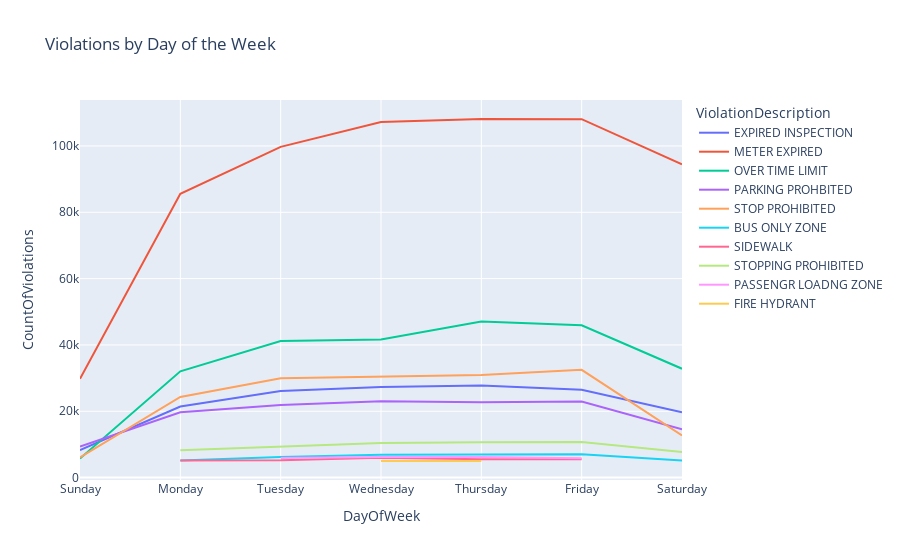

Here is the notebook cell this chart was saved with:
### Code cell
fig = px.line(run_query(FinesByDayOfWeek), x="DayOfWeek", y="CountOfViolations", color="ViolationDescription", title="Violations by Day of the Week")
fig.show()

### Figure 1 — Plotly figure (JSON) as saved in the notebook; plotly's stock layout.template omitted (floating-point values rounded to 4 significant figures)
{"data": [{"hovertemplate": "ViolationDescription=EXPIRED INSPECTION<br>DayOfWeek=%{x}<br>CountOfViolations=%{y}<extra></extra>", "legendgroup": "EXPIRED INSPECTION", "line": {"color": "#636efa", "dash": "solid"}, "marker": {"symbol": "circle"}, "mode": "lines", "name": "EXPIRED INSPECTION", "orientation": "v", "showlegend": true, "type": "scatter", "x": ["Sunday", "Monday", "Tuesday", "Wednesday", "Thursday", "Friday", "Saturday"], "xaxis": "x", "y": [8276, 21436, 26126, 27286, 27783, 26494, 19724], "yaxis": "y"}, {"hovertemplate": "ViolationDescription=METER EXPIRED<br>DayOfWeek=%{x}<br>CountOfViolations=%{y}<extra></extra>", "legendgroup": "METER EXPIRED", "line": {"color": "#EF553B", "dash": "solid"}, "marker": {"symbol": "circle"}, "mode": "lines", "name": "METER EXPIRED", "orientation": "v", "showlegend": true, "type": "scatter", "x": ["Sunday", "Monday", "Tuesday", "Wednesday", "Thursday", "Friday", "Saturday"], "xaxis": "x", "y": [29779, 85595, 99734, 107238, 108125, 108074, 94453], "yaxis": "y"}, {"hovertemplate": "ViolationDescription=OVER TIME LIMIT<br>DayOfWeek=%{x}<br>CountOfViolations=%{y}<extra></extra>", "legendgroup": "OVER TIME LIMIT", "line": {"color": "#00cc96", "dash": "solid"}, "marker": {"symbol": "circle"}, "mode": "lines", "name": "OVER TIME LIMIT", "orientation": "v", "showlegend": true, "type": "scatter", "x": ["Sunday", "Monday", "Tuesday", "Wednesday", "Thursday", "Friday", "Saturday"], "xaxis": "x", "y": [5758, 32049, 41176, 41667, 47049, 45941, 32833], "yaxis": "y"}, {"hovertemplate": "ViolationDescription=PARKING PROHBITED<br>DayOfWeek=%{x}<br>CountOfViolations=%{y}<extra></extra>", "legendgroup": "PARKING PROHBITED", "line": {"color": "#ab63fa", "dash": "solid"}, "marker": {"symbol": "circle"}, "mode": "lines", "name": "PARKING PROHBITED", "orientation": "v", "showlegend": true, "type": "scatter", "x": ["Sunday", "Monday", "Tuesday", "Wednesday", "Thursday", "Friday", "Saturday"], "xaxis": "x", "y": [9363, 19673, 21860, 23029, 22708, 22930, 14578], "yaxis": "y"}, {"hovertemplate": "ViolationDescription=STOP PROHIBITED<br>DayOfWeek=%{x}<br>CountOfViolations=%{y}<extra></extra>", "legendgroup": "STOP PROHIBITED", "line": {"color": "#FFA15A", "dash": "solid"}, "marker": {"symbol": "circle"}, "mode": "lines", "name": "STOP PROHIBITED", "orientation": "v", "showlegend": true, "type": "scatter", "x": ["Sunday", "Monday", "Tuesday", "Wednesday", "Thursday", "Friday", "Saturday"], "xaxis": "x", "y": [6057, 24301, 29976, 30427, 30942, 32490, 12710], "yaxis": "y"}, {"hovertemplate": "ViolationDescription=BUS ONLY ZONE<br>DayOfWeek=%{x}<br>CountOfViolations=%{y}<extra></extra>", "legendgroup": "BUS ONLY ZONE", "line": {"color": "#19d3f3", "dash": "solid"}, "marker": {"symbol": "circle"}, "mode": "lines", "name": "BUS ONLY ZONE", "orientation": "v", "showlegend": true, "type": "scatter", "x": ["Monday", "Tuesday", "Wednesday", "Thursday", "Friday", "Saturday"], "xaxis": "x", "y": [5190, 6189, 6877, 7049, 7050, 5135], "yaxis": "y"}, {"hovertemplate": "ViolationDescription=SIDEWALK<br>DayOfWeek=%{x}<br>CountOfViolations=%{y}<extra></extra>", "legendgroup": "SIDEWALK", "line": {"color": "#FF6692", "dash": "solid"}, "marker": {"symbol": "circle"}, "mode": "lines", "name": "SIDEWALK", "orientation": "v", "showlegend": true, "type": "scatter", "x": ["Monday", "Tuesday", "Wednesday", "Thursday", "Friday"], "xaxis": "x", "y": [5167, 5196, 5968, 5521, 5540], "yaxis": "y"}, {"hovertemplate": "ViolationDescription=STOPPING PROHIBITED<br>DayOfWeek=%{x}<br>CountOfViolations=%{y}<extra></extra>", "legendgroup": "STOPPING PROHIBITED", "line": {"color": "#B6E880", "dash": "solid"}, "marker": {"symbol": "circle"}, "mode": "lines", "name": "STOPPING PROHIBITED", "orientation": "v", "showlegend": true, "type": "scatter", "x": ["Monday", "Tuesday", "Wednesday", "Thursday", "Friday", "Saturday"], "xaxis": "x", "y": [8254, 9291, 10429, 10631, 10705, 7711], "yaxis": "y"}, {"hovertemplate": "ViolationDescription=PASSENGR LOADNG ZONE<br>DayOfWeek=%{x}<br>CountOfViolations=%{y}<extra></extra>", "legendgroup": "PASSENGR LOADNG ZONE", "line": {"color": "#FF97FF", "dash": "solid"}, "marker": {"symbol": "circle"}, "mode": "lines", "name": "PASSENGR LOADNG ZONE", "orientation": "v", "showlegend": true, "type": "scatter", "x": ["Tuesday", "Wednesday", "Thursday", "Friday"], "xaxis": "x", "y": [5885, 6193, 6176, 5821], "yaxis": "y"}, {"hovertemplate": "ViolationDescription=FIRE HYDRANT<br>DayOfWeek=%{x}<br>CountOfViolations=%{y}<extra></extra>", "legendgroup": "FIRE HYDRANT", "line": {"color": "#FECB52", "dash": "solid"}, "marker": {"symbol": "circle"}, "mode": "lines", "name": "FIRE HYDRANT", "orientation": "v", "showlegend": true, "type": "scatter", "x": ["Wednesday", "Thursday"], "xaxis": "x", "y": [5036, 5006], "yaxis": "y"}], "layout": {"legend": {"title": {"text": "ViolationDescription"}, "tracegroupgap": 0}, "title": {"text": "Violations by Day of the Week"}, "xaxis": {"anchor": "y", "domain": [0, 1], "title": {"text": "DayOfWeek"}}, "yaxis": {"anchor": "x", "domain": [0, 1], "title": {"text": "CountOfViolations"}}}}
